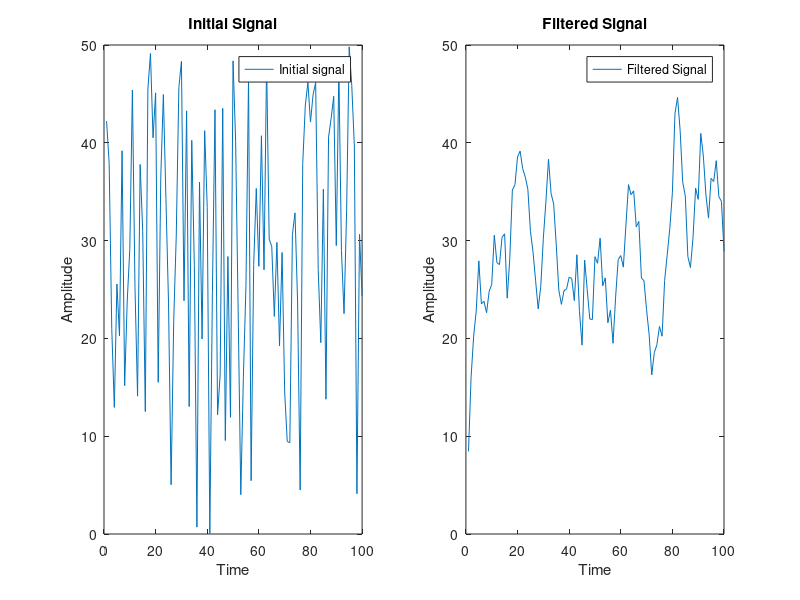

Recreate this plot in MATLAB.
rng(0);
signal = 50*rand(100,1);

window_size = 5;
b = (1/window_size) * ones (1, window_size);
a = 1;
new_signal = filter(b, a, signal);

subplot(1,2,1)
plot(signal);
title("Initial Signal")
xlabel("Time")
ylabel("Amplitude")
legend("Initial signal")
subplot(1,2,2)
plot (new_signal);
title("Filtered Signal")
xlabel("Time")
ylabel("Amplitude")
legend("Filtered Signal")